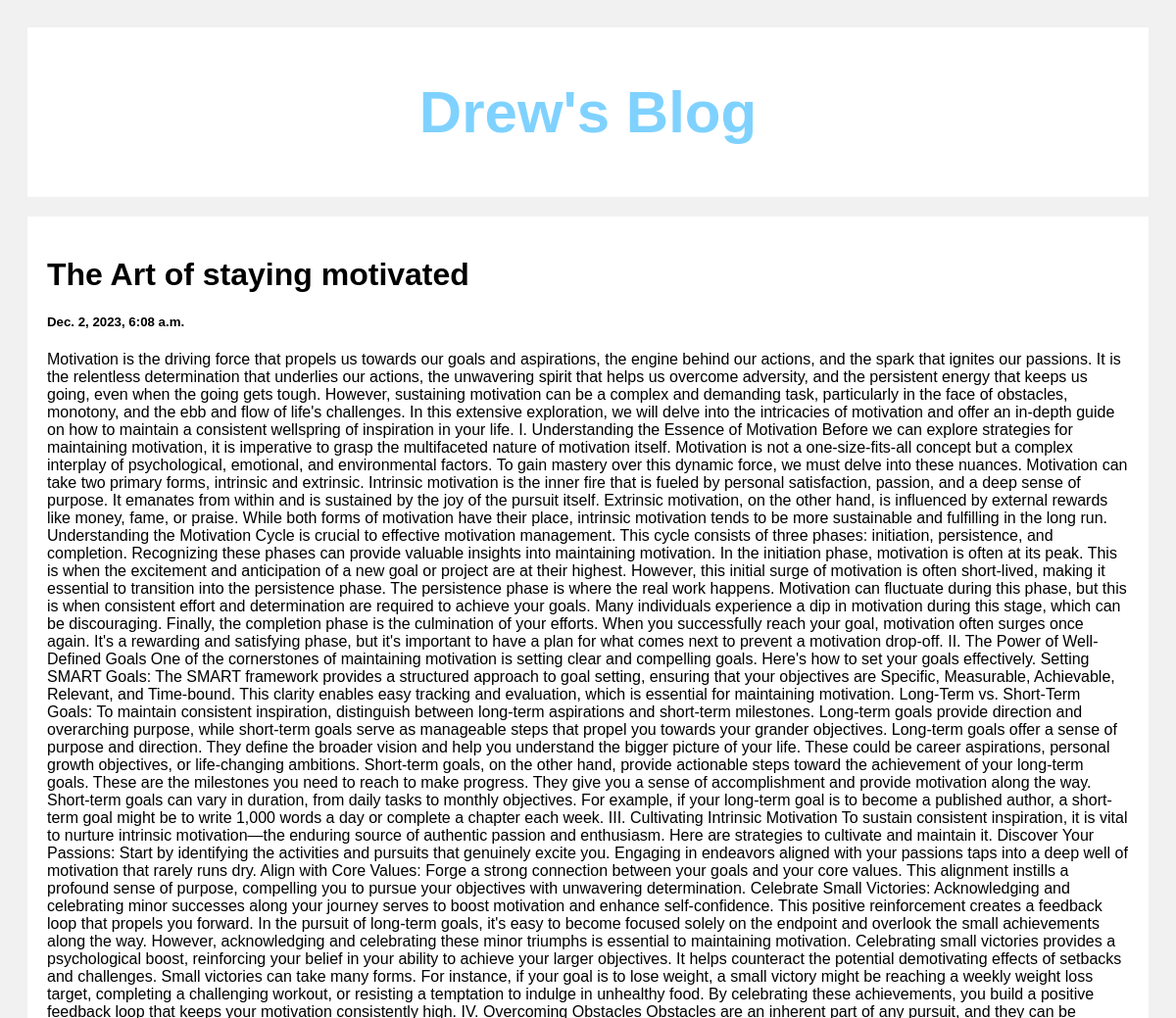
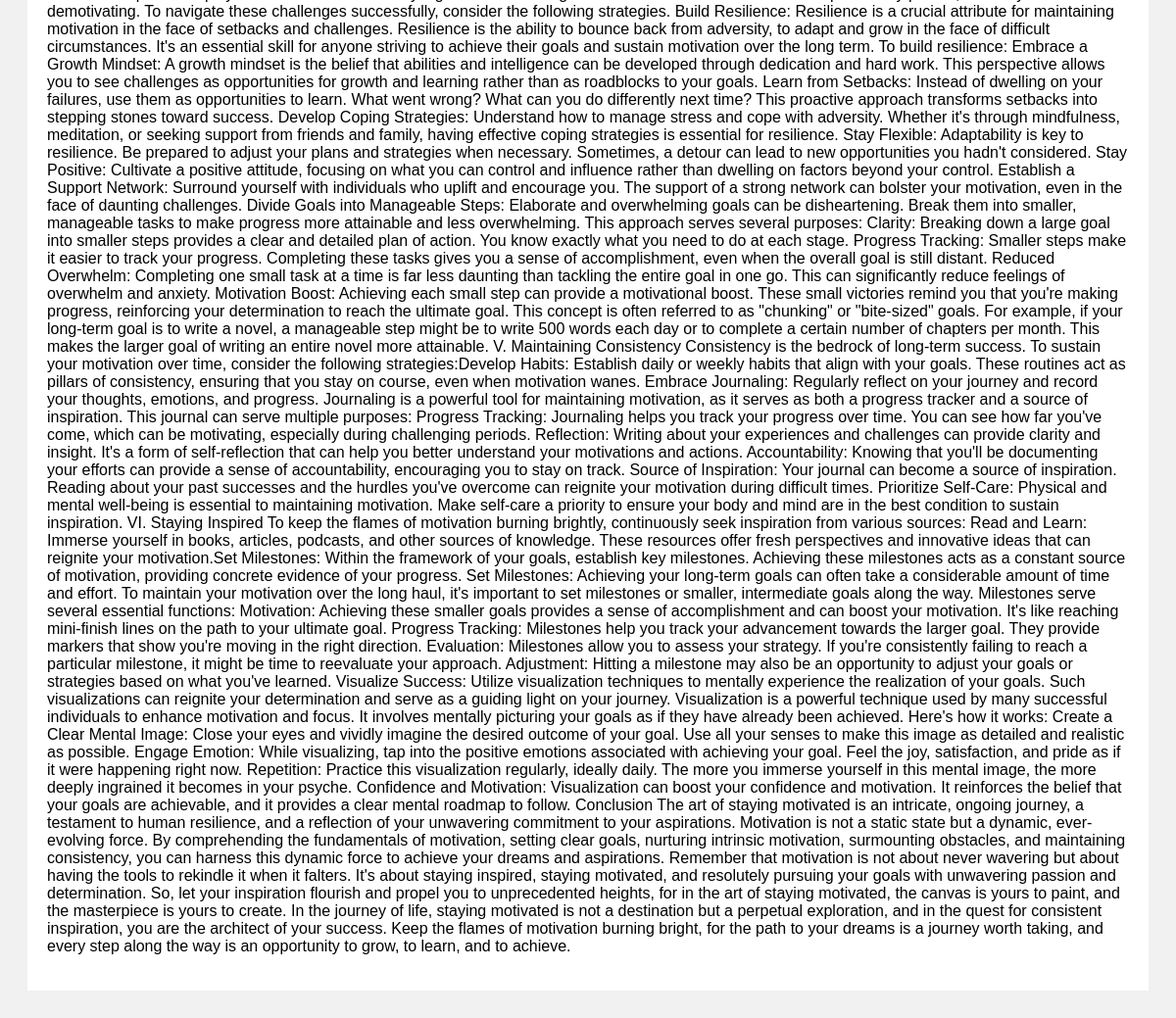
Screenshot of /post/2 with the database file from the repository (2 pictures, top to bottom).
### posts/models.py (models this page shows, shortened)
class Post(models.Model):
    title = models.CharField(max_length=100)
    body = models.CharField(max_length=1000000)
    created_at = models.DateTimeField(default=datetime.now, blank=True)

### posts/views.py (the view)
def post(request, pk):
    posts = Post.objects.get(id=pk)
    return render(request, 'posts.html', {'posts':posts})

### templates/posts.html (shortened to what this page needs)
<!DOCTYPE html>
<html>
<head>
</head>
<body>
<div class="header">
  <h2 >Drew's Blog</h2>
</div>
<div class="row">
  <div class="leftcolumn">
    <div class="card">
        <h1>{{posts.title}}</h1>
        <h5>{{posts.created_at}}</h5>
        <p>{{posts.body}}</p>
    </div>
  </div>
</div>
</body>
</html>

### templates/posts.html (style rules this page uses)
* { box-sizing: border-box; }
body { font-family: Arial; padding: 20px; background: #f1f1f1; }
.header { padding: 2px; font-size: 40px; text-align: center; background: white; color: rgb(127, 210, 255); }
.leftcolumn { float: left; width: 100%; }
.card { background-color: white; padding: 20px; margin-top: 20px; }
.row:after { content: ""; display: table; clear: both; }

### rows the page displays
Post: title "The Art of staying motivated", created_at "Dec. 2, 2023, 6:08 a.m.", body "Motivation is the driving force that propels us towards our goals and aspirations, the engine behind our actions, and the spark that ignites our passions. It is the relentless determination that underlies our actions, the unwavering spirit that helps us overcome adversity, and the persistent energy that keeps us going, even when the going gets tough. However, sustaining motivation can be a complex and demanding task, particularly in the face of obstacles, monotony, and the ebb and flow of life's challenges. In this extensive exploration, we will delve into the intricacies of motivation and offer an in-depth guide on how to maintain a consistent wellspring of inspiration in your life. I.…"
